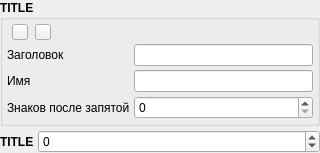
<?xml version="1.0" encoding="UTF-8"?>
<ui version="4.0">
 <class>VariableIntegerFrame</class>
 <widget class="QWidget" name="VariableIntegerFrame">
  <property name="geometry">
   <rect>
    <x>0</x>
    <y>0</y>
    <width>320</width>
    <height>144</height>
   </rect>
  </property>
  <property name="windowTitle">
   <string>Form</string>
  </property>
  <layout class="QVBoxLayout" name="verticalLayout">
   <property name="spacing">
    <number>4</number>
   </property>
   <property name="margin">
    <number>0</number>
   </property>
   <item>
    <widget class="QGroupBox" name="adminGroupBox">
     <property name="font">
      <font>
       <weight>75</weight>
       <bold>true</bold>
      </font>
     </property>
     <property name="title">
      <string>TITLE</string>
     </property>
     <layout class="QGridLayout" name="gridLayout">
      <property name="margin">
       <number>4</number>
      </property>
      <property name="spacing">
       <number>4</number>
      </property>
      <item row="1" column="0">
       <widget class="QLabel" name="nameLabel">
        <property name="font">
         <font>
          <weight>50</weight>
          <bold>false</bold>
         </font>
        </property>
        <property name="text">
         <string>Заголовок</string>
        </property>
       </widget>
      </item>
      <item row="1" column="1">
       <widget class="QLineEdit" name="nameEdit">
        <property name="font">
         <font>
          <weight>50</weight>
          <bold>false</bold>
         </font>
        </property>
       </widget>
      </item>
      <item row="3" column="0">
       <widget class="QLabel" name="decimalsLabel">
        <property name="font">
         <font>
          <weight>50</weight>
          <bold>false</bold>
         </font>
        </property>
        <property name="text">
         <string>Знаков после запятой</string>
        </property>
       </widget>
      </item>
      <item row="2" column="0">
       <widget class="QLabel" name="varNameLabel">
        <property name="font">
         <font>
          <weight>50</weight>
          <bold>false</bold>
         </font>
        </property>
        <property name="text">
         <string>Имя</string>
        </property>
       </widget>
      </item>
      <item row="2" column="1">
       <widget class="QLineEdit" name="varNameEdit">
        <property name="font">
         <font>
          <weight>50</weight>
          <bold>false</bold>
         </font>
        </property>
       </widget>
      </item>
      <item row="3" column="1">
       <widget class="QSpinBox" name="decimalsSpinBox">
        <property name="font">
         <font>
          <weight>50</weight>
          <bold>false</bold>
         </font>
        </property>
        <property name="maximum">
         <number>100</number>
        </property>
       </widget>
      </item>
      <item row="0" column="1">
       <layout class="QHBoxLayout" name="horizontalLayout_2">
        <property name="spacing">
         <number>2</number>
        </property>
        <item>
         <spacer name="horizontalSpacer">
          <property name="orientation">
           <enum>Qt::Horizontal</enum>
          </property>
          <property name="sizeHint" stdset="0">
           <size>
            <width>0</width>
            <height>0</height>
           </size>
          </property>
         </spacer>
        </item>
        <item>
         <widget class="QPushButton" name="copyButton">
          <property name="sizePolicy">
           <sizepolicy hsizetype="Fixed" vsizetype="Fixed">
            <horstretch>0</horstretch>
            <verstretch>0</verstretch>
           </sizepolicy>
          </property>
          <property name="maximumSize">
           <size>
            <width>16</width>
            <height>16</height>
           </size>
          </property>
          <property name="font">
           <font>
            <weight>50</weight>
            <bold>false</bold>
           </font>
          </property>
          <property name="text">
           <string/>
          </property>
          <property name="icon">
           <iconset resource="../../Resources.qrc">
            <normaloff>:/images/CopyComponent.png</normaloff>:/images/CopyComponent.png</iconset>
          </property>
          <property name="flat">
           <bool>true</bool>
          </property>
         </widget>
        </item>
        <item>
         <widget class="QPushButton" name="deleteButton">
          <property name="sizePolicy">
           <sizepolicy hsizetype="Fixed" vsizetype="Fixed">
            <horstretch>0</horstretch>
            <verstretch>0</verstretch>
           </sizepolicy>
          </property>
          <property name="maximumSize">
           <size>
            <width>16</width>
            <height>16</height>
           </size>
          </property>
          <property name="font">
           <font>
            <weight>50</weight>
            <bold>false</bold>
           </font>
          </property>
          <property name="text">
           <string/>
          </property>
          <property name="icon">
           <iconset resource="../../Resources.qrc">
            <normaloff>:/images/Delete.png</normaloff>:/images/Delete.png</iconset>
          </property>
          <property name="flat">
           <bool>true</bool>
          </property>
         </widget>
        </item>
       </layout>
      </item>
      <item row="0" column="0">
       <layout class="QHBoxLayout" name="horizontalLayout_3">
        <property name="spacing">
         <number>2</number>
        </property>
        <item>
         <widget class="QPushButton" name="upButton">
          <property name="sizePolicy">
           <sizepolicy hsizetype="Fixed" vsizetype="Fixed">
            <horstretch>0</horstretch>
            <verstretch>0</verstretch>
           </sizepolicy>
          </property>
          <property name="maximumSize">
           <size>
            <width>16</width>
            <height>16</height>
           </size>
          </property>
          <property name="font">
           <font>
            <weight>50</weight>
            <bold>false</bold>
           </font>
          </property>
          <property name="text">
           <string/>
          </property>
          <property name="icon">
           <iconset resource="../../Resources.qrc">
            <normaloff>:/images/Up.png</normaloff>:/images/Up.png</iconset>
          </property>
          <property name="iconSize">
           <size>
            <width>14</width>
            <height>14</height>
           </size>
          </property>
         </widget>
        </item>
        <item>
         <widget class="QPushButton" name="downButton">
          <property name="sizePolicy">
           <sizepolicy hsizetype="Fixed" vsizetype="Fixed">
            <horstretch>0</horstretch>
            <verstretch>0</verstretch>
           </sizepolicy>
          </property>
          <property name="maximumSize">
           <size>
            <width>16</width>
            <height>16</height>
           </size>
          </property>
          <property name="font">
           <font>
            <weight>50</weight>
            <bold>false</bold>
           </font>
          </property>
          <property name="text">
           <string/>
          </property>
          <property name="icon">
           <iconset resource="../../Resources.qrc">
            <normaloff>:/images/Down.png</normaloff>:/images/Down.png</iconset>
          </property>
          <property name="iconSize">
           <size>
            <width>14</width>
            <height>14</height>
           </size>
          </property>
         </widget>
        </item>
        <item>
         <spacer name="horizontalSpacer_2">
          <property name="orientation">
           <enum>Qt::Horizontal</enum>
          </property>
          <property name="sizeType">
           <enum>QSizePolicy::Fixed</enum>
          </property>
          <property name="sizeHint" stdset="0">
           <size>
            <width>74</width>
            <height>0</height>
           </size>
          </property>
         </spacer>
        </item>
       </layout>
      </item>
     </layout>
    </widget>
   </item>
   <item>
    <widget class="QWidget" name="userWidget" native="true">
     <layout class="QHBoxLayout" name="horizontalLayout">
      <property name="spacing">
       <number>4</number>
      </property>
      <property name="margin">
       <number>0</number>
      </property>
      <item>
       <widget class="QLabel" name="valueLabel">
        <property name="sizePolicy">
         <sizepolicy hsizetype="Maximum" vsizetype="Preferred">
          <horstretch>0</horstretch>
          <verstretch>0</verstretch>
         </sizepolicy>
        </property>
        <property name="font">
         <font>
          <weight>75</weight>
          <bold>true</bold>
         </font>
        </property>
        <property name="text">
         <string>TITLE</string>
        </property>
       </widget>
      </item>
      <item>
       <widget class="QDoubleSpinBox" name="valueSpinBox">
        <property name="prefix">
         <string/>
        </property>
        <property name="decimals">
         <number>0</number>
        </property>
        <property name="minimum">
         <double>-2147483647.000000000000000</double>
        </property>
        <property name="maximum">
         <double>2147483647.000000000000000</double>
        </property>
       </widget>
      </item>
     </layout>
    </widget>
   </item>
  </layout>
 </widget>
 <resources>
  <include location="../../Resources.qrc"/>
 </resources>
 <connections/>
</ui>
